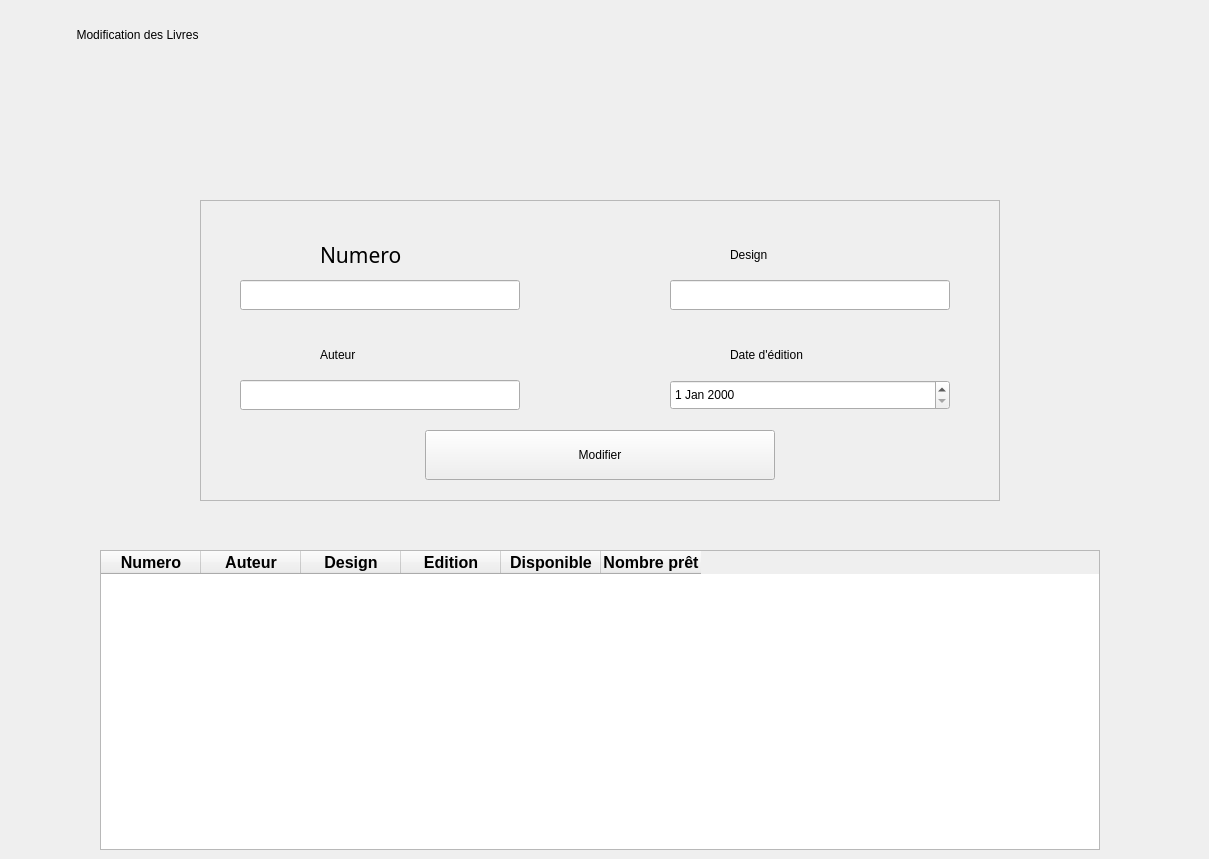
      <widget class="QWidget" name="pageLivreModifier">
       <widget class="QTableWidget" name="tableLivreModifier">
        <property name="geometry">
         <rect>
          <x>100</x>
          <y>550</y>
          <width>1000</width>
          <height>300</height>
         </rect>
        </property>
        <property name="styleSheet">
         <string notr="true">color : rgb( 0, 0, 0);</string>
        </property>
        <column>
         <property name="text">
          <string>Numero</string>
         </property>
         <property name="font">
          <font>
           <pointsize>12</pointsize>
           <weight>75</weight>
           <bold>true</bold>
          </font>
         </property>
        </column>
        <column>
         <property name="text">
          <string>Auteur</string>
         </property>
         <property name="font">
          <font>
           <pointsize>12</pointsize>
           <weight>75</weight>
           <bold>true</bold>
          </font>
         </property>
        </column>
        <column>
         <property name="text">
          <string>Design</string>
         </property>
         <property name="font">
          <font>
           <pointsize>12</pointsize>
           <weight>75</weight>
           <bold>true</bold>
          </font>
         </property>
        </column>
        <column>
         <property name="text">
          <string>Edition</string>
         </property>
         <property name="font">
          <font>
           <pointsize>12</pointsize>
           <weight>75</weight>
           <bold>true</bold>
          </font>
         </property>
        </column>
        <column>
         <property name="text">
          <string>Disponible</string>
         </property>
         <property name="font">
          <font>
           <pointsize>12</pointsize>
           <weight>75</weight>
           <bold>true</bold>
          </font>
         </property>
        </column>
        <column>
         <property name="text">
          <string>Nombre prêt</string>
         </property>
         <property name="font">
          <font>
           <pointsize>12</pointsize>
           <weight>75</weight>
           <bold>true</bold>
          </font>
         </property>
        </column>
       </widget>
       <widget class="QPushButton" name="retourLivreModifier">
        <property name="geometry">
         <rect>
          <x>1070</x>
          <y>30</y>
          <width>70</width>
          <height>70</height>
         </rect>
        </property>
        <property name="styleSheet">
         <string notr="true"/>
        </property>
        <property name="text">
         <string/>
        </property>
        <property name="icon">
         <iconset resource="sourceimage.qrc">
          <normaloff>:/images/back.png</normaloff>:/images/back.png</iconset>
        </property>
        <property name="iconSize">
         <size>
          <width>40</width>
          <height>40</height>
         </size>
        </property>
        <property name="flat">
         <bool>true</bool>
        </property>
       </widget>
       <widget class="QFrame" name="frame_7">
        <property name="geometry">
         <rect>
          <x>200</x>
          <y>200</y>
          <width>800</width>
          <height>301</height>
         </rect>
        </property>
        <property name="styleSheet">
         <string notr="true"/>
        </property>
        <property name="frameShape">
         <enum>QFrame::StyledPanel</enum>
        </property>
        <property name="frameShadow">
         <enum>QFrame::Raised</enum>
        </property>
        <widget class="QLabel" name="numeroLabel_2">
         <property name="geometry">
          <rect>
           <x>120</x>
           <y>30</y>
           <width>125</width>
           <height>50</height>
          </rect>
         </property>
         <property name="font">
          <font>
           <family>Segoe UI Semibold</family>
           <pointsize>16</pointsize>
           <weight>7</weight>
           <italic>false</italic>
           <bold>false</bold>
          </font>
         </property>
         <property name="mouseTracking">
          <bool>false</bool>
         </property>
         <property name="styleSheet">
          <string notr="true"/>
         </property>
         <property name="text">
          <string>Numero</string>
         </property>
        </widget>
        <widget class="QLabel" name="auteurLabel_2">
         <property name="geometry">
          <rect>
           <x>120</x>
           <y>130</y>
           <width>125</width>
           <height>50</height>
          </rect>
         </property>
         <property name="styleSheet">
          <string notr="true"/>
         </property>
         <property name="text">
          <string>Auteur</string>
         </property>
        </widget>
        <widget class="QLabel" name="designLabel_2">
         <property name="geometry">
          <rect>
           <x>530</x>
           <y>30</y>
           <width>125</width>
           <height>50</height>
          </rect>
         </property>
         <property name="styleSheet">
          <string notr="true"/>
         </property>
         <property name="text">
          <string>Design</string>
         </property>
        </widget>
        <widget class="QLabel" name="dateLabel_2">
         <property name="geometry">
          <rect>
           <x>530</x>
           <y>130</y>
           <width>231</width>
           <height>50</height>
          </rect>
         </property>
         <property name="styleSheet">
          <string notr="true"/>
         </property>
         <property name="text">
          <string>Date d'édition</string>
         </property>
        </widget>
        <widget class="QPushButton" name="modifierLivre">
         <property name="geometry">
          <rect>
           <x>225</x>
           <y>230</y>
           <width>350</width>
           <height>50</height>
          </rect>
         </property>
         <property name="styleSheet">
          <string notr="true"/>
         </property>
         <property name="text">
          <string>Modifier</string>
         </property>
        </widget>
        <widget class="QLineEdit" name="numeroLivreModifier">
         <property name="geometry">
          <rect>
           <x>40</x>
           <y>80</y>
           <width>280</width>
           <height>30</height>
          </rect>
         </property>
         <property name="styleSheet">
          <string notr="true"/>
         </property>
        </widget>
        <widget class="QLineEdit" name="auteurLivreModifier">
         <property name="geometry">
          <rect>
           <x>40</x>
           <y>180</y>
           <width>280</width>
           <height>30</height>
          </rect>
         </property>
         <property name="styleSheet">
          <string notr="true"/>
         </property>
        </widget>
        <widget class="QDateEdit" name="dateLivreModifier">
         <property name="geometry">
          <rect>
           <x>470</x>
           <y>180</y>
           <width>280</width>
           <height>30</height>
          </rect>
         </property>
         <property name="styleSheet">
          <string notr="true"/>
         </property>
        </widget>
        <widget class="QLineEdit" name="designLivreModifier">
         <property name="enabled">
          <bool>true</bool>
         </property>
         <property name="geometry">
          <rect>
           <x>470</x>
           <y>80</y>
           <width>280</width>
           <height>30</height>
          </rect>
         </property>
         <property name="styleSheet">
          <string notr="true"/>
         </property>
         <property name="frame">
          <bool>true</bool>
         </property>
         <property name="echoMode">
          <enum>QLineEdit::Normal</enum>
         </property>
        </widget>
       </widget>
       <widget class="QPushButton" name="boutonLivre_2">
        <property name="geometry">
         <rect>
          <x>500</x>
          <y>80</y>
          <width>200</width>
          <height>200</height>
         </rect>
        </property>
        <property name="styleSheet">
         <string notr="true">#RaccourciLivre
{

background-color: white;
border-color: solid 10px white;
border-radius:  50%;
}</string>
        </property>
        <property name="text">
         <string/>
        </property>
        <property name="icon">
         <iconset resource="sourceimage.qrc">
          <normaloff>:/images/open-book.png</normaloff>:/images/open-book.png</iconset>
        </property>
        <property name="iconSize">
         <size>
          <width>150</width>
          <height>150</height>
         </size>
        </property>
        <property name="flat">
         <bool>true</bool>
        </property>
       </widget>
       <widget class="QLabel" name="modificationLivreLabel">
        <property name="geometry">
         <rect>
          <x>0</x>
          <y>0</y>
          <width>1200</width>
          <height>70</height>
         </rect>
        </property>
        <property name="text">
         <string>                       Modification des Livres</string>
        </property>
        <property name="margin">
         <number>0</number>
        </property>
       </widget>
       <zorder>tableLivreModifier</zorder>
       <zorder>frame_7</zorder>
       <zorder>boutonLivre_2</zorder>
       <zorder>modificationLivreLabel</zorder>
       <zorder>retourLivreModifier</zorder>
      </widget>
